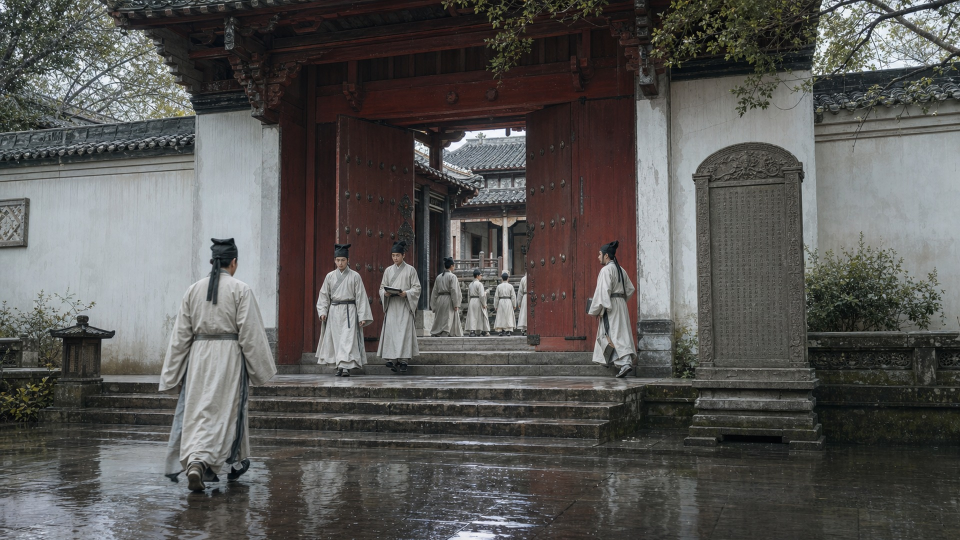
#> input picture assets/bg_academy.jpg, 1920 x 1080 px (shown at 1/2 size)
$ python -i build_portraits.py   (imports and definitions only)
#> lines starting #> are read from the running program, lines starting #| are printed output that depends on the picture; after the words box and inside, x2 and y2 are one past the last pixel; in counts of white or black regions, pixels touching at a corner belong together
#> further down, picture is the input picture: PIL image 1920x1080 RGB; mean R, G, B 87.7, 86.7, 84.6
#!/usr/bin/env python3
# -*- coding: utf-8 -*-
"""立绘构建：产出 assets/portraits/<人物 id>.png（512×640，与 Codex 立绘同规格）。

两类产物，全部以 data/characters.json 为准：
  1. painted（portrait_status=painted）：从 Codex / main 旧油画按人物逐张修瑕后落地——
     去日文招牌字、阿那紫皮改古铜并做厚涂化、净海换掉樱花和式寺檐、市舶小吏压掉明式补子、
     施那帏蓝天改暮色等，处理逐条写在 PAINTED 表里，可复现。
  2. ink_card（旧名 placeholder）：在油画到位前，生成一套同规格「绢本墨影」兜底卡——减笔泼墨（梁楷一路）：人物立在暖光旧绢前，
     焦墨发冠、淡墨加赭石的中间调面（朝向侧受暖侧光、背光侧沉下）、几笔焦墨眉眼，身形三层墨（湿墨底、侧锋大笔、
     焦墨外廓），下缘淡墨山水 / 海浪入雾。游戏用无字版（不烤姓名题签与阵营印，名牌由界面给）；
     带题签版只在 --titled DIR 时另出。部件与墨法见 tools/art/portrait_svg/
     （figures 骨架、heads 冠帽须发、props 持物、scenes 背景、inkbrush 墨法底层、inkcard 合成、cast.json 选角）。

用法（仓库根）：
  python3 tools/art/build_portraits.py                  # 全部
  python3 tools/art/build_portraits.py --only veteran,pilot_ana
  python3 tools/art/build_portraits.py --painted-only | --cards-only
  python3 tools/art/build_portraits.py --sheet /tmp/sheet.jpg   # 另出一张带编号的总览小样
  python3 tools/art/build_portraits.py --cards-only --mix /tmp/mix.jpg   # 人物志网格尺寸混排（104×130）
  python3 tools/art/build_portraits.py --cards-only --titled /tmp/titled  # 另出带题签版（仓库外，单张展示用）
  NK1_INK_S=1 python3 tools/art/build_portraits.py ...          # 1× 快速小样（默认 2× 超采样出成品）
  python3 tools/art/build_portraits.py --roots          # 干跑：只打印 Codex 源图根（在 / 不在），不出图
  python3 tools/art/build_portraits.py --variants [--only lin_hua] [--preview DIR]   # 只出按日期换画的剪影卡（portrait_before 里的 *_ink.png）
依赖：python3 + Pillow + numpy + fontTools。同一 id 同一结果（随机数全部按 id 取种子）。
Codex 源图在仓库外（nk1-codex），默认 ~/tmp/nk1-codex/assets/portraits（按本机 $HOME 展开；lane gd13 去掉写死的 Mac 家目录
绝对路径，Mac 上默认不变），环境变量 NK1_CODEX_PORTRAITS 覆盖；缺源图时跳过该张、保留已有产物。
取不到时明确报错（lane doc8）：环境变量显式设了却指向不存在的目录 → 直接退出；缺省根不在 → 开跑先打一行 WARN
（写明根与该设的变量、将跳过几张 codex: 油画），末行 done 带跳过张数。
"""
import json
import math
import os
import sys

import numpy as np
from PIL import Image, ImageDraw, ImageFilter, ImageFont

HERE = os.path.dirname(os.path.abspath(__file__))
ROOT = os.path.dirname(os.path.dirname(HERE))
sys.path.insert(0, os.path.join(HERE, "portrait_svg"))
import inkbrush  # noqa: E402
import inkcard  # noqa: E402

OUT_DIR = os.path.join(ROOT, "assets", "portraits")
CODEX = os.environ.get("NK1_CODEX_PORTRAITS", os.path.join(os.path.expanduser("~"), "tmp", "nk1-codex", "assets", "portraits"))
MAIN = os.path.join(ROOT, "assets")
FONT_TITLE = os.path.join(ROOT, "assets", "fonts", "MaShanZheng-Regular.ttf")
FONT_BODY = os.path.join(ROOT, "assets", "fonts", "LXGWWenKai-Medium.ttf")
W, H = 512, 640

# 色板（美术规范）
JIAOMO = (13, 11, 9)
MO = (26, 22, 18)
XUANZHI = (233, 220, 192)
JIUJUAN = (205, 184, 143)
NIJIN = (201, 161, 74)
ZHUSHA = (176, 48, 42)
ZHESHI = (138, 90, 43)


# ───────────────────────── numpy 小工具 ─────────────────────────
def f32(im):
    return np.asarray(im.convert("RGB"), dtype=np.float32) / 255.0


def to_img(a):
    return Image.fromarray((np.clip(a, 0, 1) * 255 + 0.5).astype(np.uint8))


def _box1d(a, r, axis):
    if r < 1:
        return a
    pad = [(0, 0)] * a.ndim
    pad[axis] = (r + 1, r)
    c = np.cumsum(np.pad(a, pad, mode="edge"), axis=axis, dtype=np.float64)
    n = a.shape[axis]
    hi = np.take(c, np.arange(2 * r + 1, 2 * r + 1 + n), axis=axis)
    lo = np.take(c, np.arange(0, n), axis=axis)
    return ((hi - lo) / (2 * r + 1)).astype(np.float32)


def box(a, r):
    return _box1d(_box1d(a, r, 0), r, 1)


def gblur(a, sigma):
    """三次盒滤波近似高斯。"""
    if sigma <= 0:
        return a
    r = max(1, int(round(np.sqrt(12 * sigma * sigma / 3 + 1) / 2)))
    out = a
    for _ in range(3):
        out = box(out, r)
    return out


# [6 lines left out: function masked_blur, not called in this run]


def poly_mask(points, size=(W, H), feather=2.0, ss=4):
    w, h = size
    im = Image.new("L", (w * ss, h * ss), 0)
    ImageDraw.Draw(im).polygon([(x * ss, y * ss) for x, y in points], fill=255)
    im = im.resize((w, h), Image.LANCZOS)
    m = np.asarray(im, dtype=np.float32) / 255.0
    return np.clip(gblur(m, feather), 0, 1) if feather > 0 else m


def luma(a):
    return a[..., 0] * 0.2126 + a[..., 1] * 0.7152 + a[..., 2] * 0.0722


def rgb2hsv(a):
    r, g, b = a[..., 0], a[..., 1], a[..., 2]
    mx = a.max(-1)
    mn = a.min(-1)
    d = mx - mn
    h = np.zeros_like(mx)
    nz = d > 1e-6
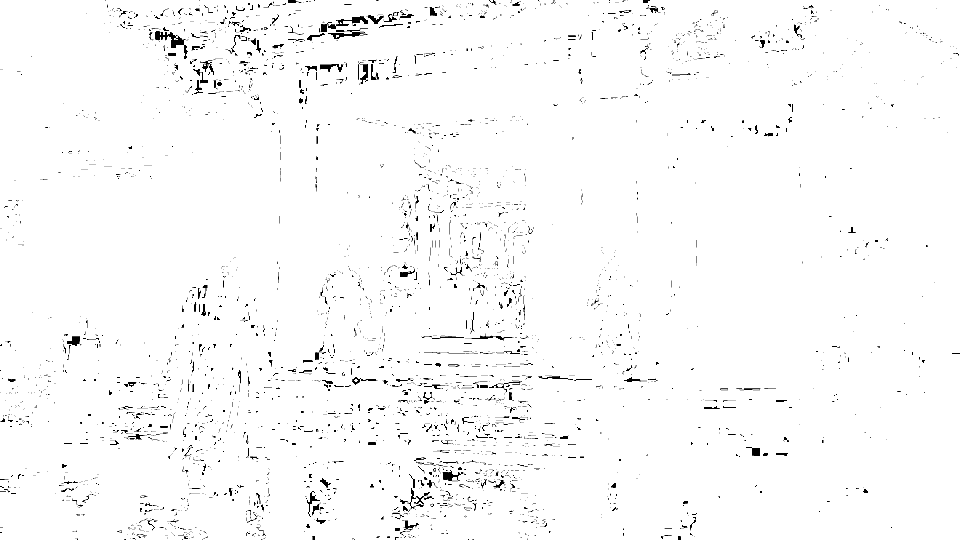
#> nz: shape (1080, 1920) bool (shown at 1/2 size); 98% white; 4137 black regions (3672 under 20 px), largest, box (x1, y1, x2, y2) and area: (310, 62, 376, 118) 992, (642, 32, 736, 64) 894, (656, 56, 736, 78) 558
    rr = nz & (mx == r)
#> rr: shape (1080, 1920) bool; 40.5% white; 2176 white regions (1583 under 20 px), largest, box (x1, y1, x2, y2) and area: (325, 0, 1592, 753) 437309, (332, 726, 1784, 1080) 192465, (1385, 282, 1615, 758) 64902
    gg = nz & (mx == g) & ~rr
#> gg: shape (1080, 1920) bool; 30.9% white; 3550 white regions (2671 under 20 px), largest, box (x1, y1, x2, y2) and area: (1088, 0, 1920, 1080) 328670, (0, 0, 394, 272) 52159, (0, 577, 272, 976) 39637
    bb = nz & ~rr & ~gg
#> bb: shape (1080, 1920) bool; 26.5% white; 1652 white regions (1052 under 20 px), largest, box (x1, y1, x2, y2) and area: (0, 96, 562, 720) 198381, (0, 688, 538, 1080) 63039, (1680, 268, 1920, 576) 40989
    h[rr] = ((g - b)[rr] / d[rr]) % 6
    h[gg] = (b - r)[gg] / d[gg] + 2
    h[bb] = (r - g)[bb] / d[bb] + 4
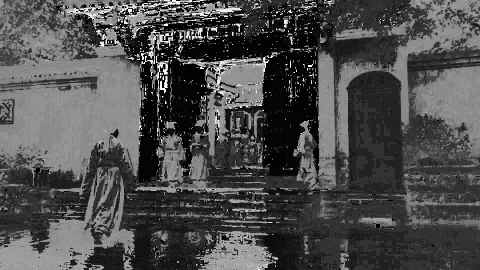
#> h: shape (1080, 1920) float32 (shown at 1/4 size); min 0, max 5.98, mean 1.81; drawn with min black and max white
    h = h * 60.0
    s = np.where(mx > 1e-6, d / np.maximum(mx, 1e-6), 0)
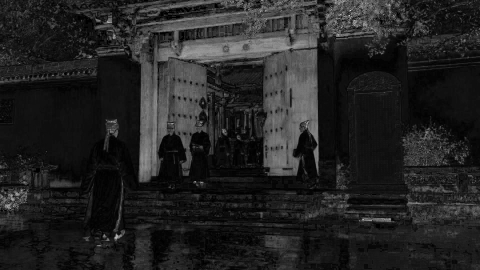
#> s: shape (1080, 1920) float32 (shown at 1/4 size); min 0, max 1, mean 0.139
    return h, s, mx


def grad_map(t, stops):
    """t∈[0,1] → 按 [(pos,(r,g,b)),…] 线性插值的颜色。"""
    pos = np.array([p for p, _ in stops], dtype=np.float32)
    cols = np.array([c for _, c in stops], dtype=np.float32) / 255.0
    out = np.empty(t.shape + (3,), dtype=np.float32)
    for ch in range(3):
        out[..., ch] = np.interp(t, pos, cols[:, ch])
    return out


# [19 lines left out: functions inpaint, add_grain, not called in this run]


def dilate(m, r):
#> called with r = 6
    im = Image.fromarray((np.clip(m, 0, 1) * 255).astype(np.uint8))
#> im: PIL image 1920x1080 L; 1.2% white; 1552 white regions (1284 under 20 px), largest, box (x1, y1, x2, y2) and area: (590, 0, 768, 30) 929, (842, 236, 941, 299) 916, (836, 33, 929, 54) 788
    return np.asarray(im.filter(ImageFilter.MaxFilter(2 * r + 1)), dtype=np.float32) / 255.0
#> returned value: shape (1080, 1920) float32; values 0 (black) and 1 (white), 10.6% white; 133 white regions, largest, box (x1, y1, x2, y2) and area: (246, 0, 1078, 215) 72311, (512, 90, 1144, 440) 57862, (1080, 0, 1359, 183) 16795


def erode(m, r):
#> called with r = 6
    im = Image.fromarray((np.clip(m, 0, 1) * 255).astype(np.uint8))
    return np.asarray(im.filter(ImageFilter.MinFilter(2 * r + 1)), dtype=np.float32) / 255.0
#> returned value: shape (1080, 1920) float32; values 0 (black) and 1 (white), 3.5% white; 287 white regions (191 under 20 px), largest, box (x1, y1, x2, y2) and area: (584, 99, 1074, 396) 24812, (266, 0, 778, 184) 21686, (736, 0, 968, 80) 6235


def kuwahara(img, r):
    """高斯加权的 Kuwahara 平滑：四个偏移窗口中取亮度方差最小者的均值，数码硬线→厚涂色块。"""
    lum = luma(img)
    sig = max(1.0, r * 0.6)
    mean_c = np.stack([gblur(img[..., c], sig) for c in range(3)], -1)
    mean_l = gblur(lum, sig)
    var_l = gblur(lum * lum, sig) - mean_l * mean_l
    means, vars_ = [], []
    for dy, dx in ((-r, -r), (-r, r), (r, -r), (r, r), (0, 0)):
        means.append(np.roll(mean_c, (dy, dx), axis=(0, 1)))
        vars_.append(np.roll(var_l, (dy, dx), axis=(0, 1)))
    wts = np.stack([1.0 / (v + 1e-4) ** 2 for v in vars_], 0)
    wts /= wts.sum(0, keepdims=True)
    out = np.zeros_like(img)
    for i in range(len(means)):
        out += means[i] * wts[i][..., None]
    return out


def warm_grade(img, lift=0.0, warmth=0.04, gamma=1.0):
    out = np.clip(img, 0, 1) ** gamma
    out = out * (1 - lift) + lift
    out[..., 0] *= 1 + warmth
    out[..., 2] *= 1 - warmth * 1.2
    return np.clip(out, 0, 1)


def fit_4x5(im, box_):
    return im.crop(box_).resize((W, H), Image.LANCZOS)


# [55 lines left out: functions matte, fix_merchant_lin, not called in this run]


def fix_pilot_ana(src):
    """sprite_ana：AI 把「紫黑」画成紫色。按亮度重映射到日晒古铜渐变（不再做色相旋转，避免青绿斑），
    再做 Kuwahara 厚涂化并套暖调，贴近 Codex 立绘的油画笔触；去画框、4:5 以人物为中心裁切。"""
    a = f32(src)
    h, s, v = rgb2hsv(a)
    skin = ((h >= 262) & (h <= 350) & (s > 0.10) & (v > 0.03)).astype(np.float32)
    # 闭运算填水珠高光与青色油光，再去掉衣服上零星的紫点
    skin = erode(dilate(skin, 6), 6)
    skin = dilate(erode(skin, 2), 2)
    # 皮肤邻域内低饱和的青绿/灰紫高光也并入
    near = dilate(skin, 4)
    cool = (near > 0.5) & (((h >= 60) & (h <= 262)) | (s < 0.12))
#> cool: shape (1080, 1920) bool; 2% white; 409 white regions (269 under 20 px), largest, box (x1, y1, x2, y2) and area: (468, 11, 701, 113) 4416, (264, 23, 453, 98) 4185, (748, 240, 1058, 329) 3139
    skin = np.maximum(skin, cool.astype(np.float32) * (luma(a) > 0.10))
#> skin: shape (1080, 1920) float32; values 0 (black) and 1 (white), 3.5% white; 272 white regions (181 under 20 px), largest, box (x1, y1, x2, y2) and area: (470, 0, 779, 163) 13573, (749, 228, 1072, 391) 12809, (264, 23, 453, 97) 6538
    skin = np.clip(gblur(skin, 1.5), 0, 1)
#> the loop in gblur, `for _ in range(3):` made 3 passes
#> pass 1, in _box1d, `c = np.cumsum(np.pad(a, pad, mode="edge"), axis=axis, dtype=np.float64)`:
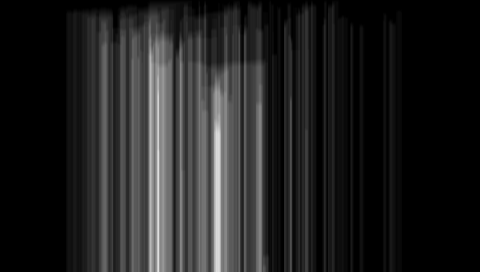
#> c: shape (1085, 1920) float64 (shown at 1/4 size); min 0, max 241, mean 33.1
#> after the loop in gblur, `for _ in range(3):`:
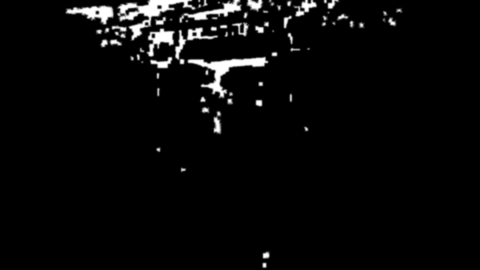
#> out: shape (1080, 1920) float32 (shown at 1/4 size); min 0, max 1, mean 0.0353
    # 红缠头暗部有品红像素，排除
    band = poly_mask([(385, 200), (395, 120), (440, 80), (470, 70), (560, 72), (620, 100), (630, 150),
                      (640, 210), (665, 320), (665, 400), (618, 400), (616, 300), (612, 230), (590, 180),
                      (560, 162), (488, 150), (424, 163), (402, 200)], size=(a.shape[1], a.shape[0]), feather=1.5)
#> the loop in gblur (call 2), `for _ in range(3):` made 3 passes
#> pass 1, in _box1d (call 8), `c = np.cumsum(np.pad(a, pad, mode="edge"), axis=axis, dtype=np.float64)`:
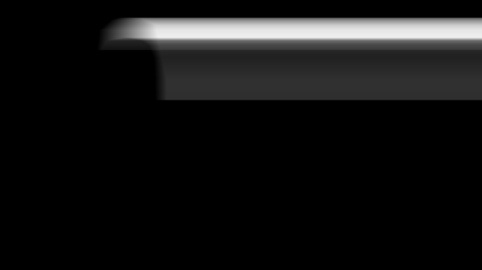
#> c: shape (1080, 1925) float64 (shown at 1/4 size); min 0, max 238.1, mean 19.4
    skin = skin * (1 - band)
    t = np.clip(v * 0.62 + a.mean(-1) * 0.38, 0, 1)
    t = np.clip((t - 0.02) / 0.80, 0, 1) ** 0.95
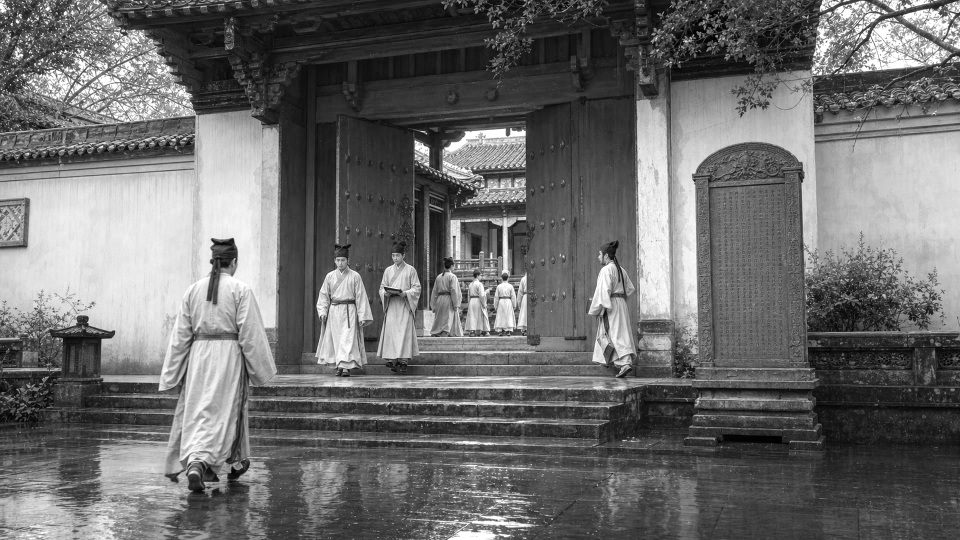
#> t: shape (1080, 1920) float32 (shown at 1/2 size); min 0, max 1, mean 0.426
    bronze = grad_map(t, [(0.00, (16, 9, 6)), (0.14, (42, 25, 15)), (0.30, (78, 47, 28)),
                          (0.48, (116, 75, 44)), (0.66, (156, 106, 66)), (0.84, (198, 150, 104)),
                          (1.00, (236, 212, 180))])
    a = a * (1 - skin[..., None]) + bronze * skin[..., None]
    a = kuwahara(a, 2)
#> after the loop in kuwahara, `for dy, dx in ((-r, -r), (-r, r), (r, -r), (r, r), (0, 0)):`: means = 5 items
#> the loop in kuwahara, `for i in range(len(means)):` made 5 passes
    a = warm_grade(a, lift=0.012, warmth=0.035, gamma=1.03)
    im = to_img(a)
    return fit_4x5(im, (146, 14, 146 + 797, 14 + 996))


def fix_chen_servant(src):
    """sprite_servant：去木画框（内缘 x≈40、y≈40、下缘 y≈976），4:5 以跪姿人物为中心裁切。"""
    return fit_4x5(src, (56, 44, 56 + 744, 44 + 930))


MONK_FIG = [(0, 640), (0, 478), (6, 462), (12, 446), (18, 430), (24, 410), (30, 392), (38, 372), (44, 356),
            (50, 340), (56, 326), (64, 312), (76, 300), (92, 290), (112, 281), (132, 274), (156, 267), (176, 261),
            (196, 254), (209, 250), (209, 227), (207, 207), (209, 187), (207, 170), (207, 153), (209, 137),
            (211, 120), (216, 103), (219, 87), (226, 73), (239, 57), (256, 47), (277, 38), (300, 35), (323, 38),
            (343, 50), (360, 67), (370, 83), (373, 103), (372, 120), (371, 137), (378, 142), (382, 160),
            (378, 180), (371, 194), (356, 206), (346, 210), (342, 222), (350, 238), (360, 254), (372, 266),
            (386, 272), (400, 280), (416, 290), (432, 300), (446, 310), (460, 319), (474, 330), (488, 346),
            (500, 362), (508, 376), (512, 384), (512, 640)]


# [124 lines left out: functions fix_monk_jinghai, fix_customs_official, fix_customs_collar, not called in this run]


def sstep_np(e0, e1, x):
    t = np.clip((np.asarray(x, np.float32) - e0) / (e1 - e0), 0.0, 1.0)
    return t * t * (3 - 2 * t)


def fix_customs_official_v2(src):
    return paint_unify(fix_customs_collar(fix_customs_official(src)))


# [17 lines left out: function paint_unify, not called in this run]


def fix_monk_jinghai_v2(src):
    return paint_unify(fix_monk_jinghai(src))


def fix_ana_tongxiang_v2(src):
    return paint_unify(fix_ana_tongxiang(src))


def fix_zhou_suanchou(src):
    return paint_unify(src.resize((W, H), Image.LANCZOS) if src.size != (W, H) else src)


SHI_FIG = [(128, 640), (133, 610), (139, 580), (146, 550), (153, 520), (157, 490), (160, 465), (163, 440),
           (168, 420), (176, 405), (188, 395), (206, 385), (221, 375), (225, 360), (226, 330), (225, 300),
           (222, 280), (217, 265), (213, 252), (211, 234), (209, 212), (205, 196), (195, 180), (191, 162),
           (190, 144), (191, 126), (197, 112), (206, 98), (216, 89), (231, 84), (249, 80), (259, 76), (270, 71),
           (288, 69), (306, 71), (324, 76), (341, 84), (356, 94), (370, 109), (384, 126), (395, 144), (402, 162),
           (406, 180), (406, 196), (403, 206), (400, 214), (397, 223), (390, 233), (373, 247), (372, 260),
           (373, 273), (380, 283), (383, 293), (385, 307), (385, 320), (390, 327), (400, 333), (410, 343),
           (423, 353), (437, 360), (453, 367), (470, 377), (483, 387), (497, 400), (510, 413), (512, 414),
           (512, 640)]


# [138 lines left out: functions fix_shi_naowei, _shift_fill, _line_mask, fix_wu_zhen, fix_ana_tongxiang, fix_pu_steward, not called in this run]


# id → (源图, 处理函数)。源图 codex: 走 CODEX 目录，main: 走仓库 assets/
PAINTED = {
    "chen_wenlong": ("codex:portrait_chen_wenlong.png", None),
    "merchant_lin": ("codex:portrait_mingzhou_merchant.png", fix_merchant_lin),
    "pilot_ana": ("main:sprite_ana.png", fix_pilot_ana),
    "monk_jinghai": ("codex:portrait_old_monk.png", fix_monk_jinghai_v2),
    "customs_official": ("codex:portrait_customs_official.png", fix_customs_official_v2),
    "xinghua_messenger": ("codex:portrait_linan_passerby.png", None),
    "lin_hua": ("codex:portrait_patrol_soldier.png", None),
    "huang_quan": ("codex:portrait_jiaozhi_temple_keeper.png", None),
    "veteran_son": ("codex:portrait_tavern_guest.png", None),
    "chen_servant": ("main:sprite_servant.png", fix_chen_servant),
    "cai_qixing": ("codex:portrait_broken_eyebrow.png", None),
    "chen_laodao": ("codex:portrait_jiaozhi_old_merchant.png", None),
    "he_wenzhou": ("codex:portrait_one_finger_sailor.png", None),
    "shi_naowei": ("codex:portrait_abbas.png", fix_shi_naowei),
    "zhou_suanchou": ("codex:portrait_inn_scholar.png", fix_zhou_suanchou),
    "huang_zhangfang": ("codex:portrait_innkeeper.png", None),
    "ye_shibo": ("codex:portrait_jeju_official.png", None),
    "wen_tianxiang": ("codex:portrait_jia_disciple.png", None),
    # 第 1 轮返工：酒馆首屏职事与蕃坊人物改用 Codex 未用油画（形貌对得上的才用）
    "wu_zhen": ("codex:portrait_penghu_fisherman.png", fix_wu_zhen),
    "ana_tongxiang": ("codex:portrait_ryukyu_pilot.png", fix_ana_tongxiang_v2),
    "pu_steward": ("codex:portrait_persian_tavernkeeper.png", fix_pu_steward),
}


def src_path(spec):
    kind, name = spec.split(":", 1)
    return os.path.join(CODEX if kind == "codex" else MAIN, name)


# [87 lines left out: functions build_painted, _noise, seal_image, not called in this run]


_CMAP = {}
_FONT_SRC = os.path.expanduser("~/tmp/nk1-art-work/fonts_src")


# [18 lines left out: functions _has, glyph_font, not called in this run]


def vertical_title(t):
    """竖排身份：括号与间隔号换成竖排可读的「・」。"""
    return t.replace("（", "・").replace("）", "").replace("·", "・")


SEAL_TEXT = {"yuhu_chen": "陈氏", "song_court": "宋廷", "quanxing": "权幸", "mongol_yuan": "蒙元",
             "fanfang": "蕃坊", "quanzhou_merchants": "海商", "seafarers": "海上", "temple": "寺院",
             "local_officials": "吏员", "townsfolk": "市井", "foreign": "异国"}


def card_seed(cid):
    return sum(ord(ch) * (i + 1) for i, ch in enumerate(cid)) % 100000


def name_px(name):
    return {1: 74, 2: 74, 3: 72, 4: 62, 5: 54}.get(len(name), 46)


# 题签位置：姓名列与身份小字都在 x≥412，人物志/名册的 34px 小头像（CharacterArt.HEAD_REGION = 104..408）
# 裁不到字
X_NAME, X_ID, ID_PX, Y0 = 472, 424, 20, 42


# [55 lines left out: functions title_layout, build_card, not called in this run]


# ───────────────────────── silhouette：逆光剪影卡（第 2 轮返工起的默认占位） ─────────────────────────
# 第 2 轮美术 B1：墨影卡「给了脸，但画得粗」，木偶脸与油画混排跳脱；而「未识」压暗后反倒协调——暗剪影本身不违和。
# 于是占位改成逆光剪影：人形只留焦墨剪影（不画五官），外缘一道泥金轮廓光（α≈0.5，像油画里的侧逆光），
# 背景是此人籍贯港的油画高斯模糊、压暖（色相约 35°），保住油画的明度结构；右下角钤一方「待绘」。
# 人形轮廓仍取墨影卡同一套选角（cast.json → figures.py 骨架、heads 冠帽、props 持物），与将来重绘的构图一致。
# 按 origin 关键词取底图（先匹配先得），取不到按阵营兜底；同一张底图按 id 取不同的取景，不雷同。
ORIGIN_BG = [
    ("蕃坊", "cutscene/cs_quanzhou_fanfang.jpg"), ("大食", "cutscene/cs_quanzhou_fanfang.jpg"),
    ("泉州", "bg_quanzhou_harbor.jpg"),
    ("兴化海口", "cutscene/cs_xinghua_seawall.jpg"),
    ("玉湖", "bg_xinghua_study.jpg"), ("莆田", "bg_xinghua_study.jpg"),
    ("兴化", "bg_xinghua_harbor.jpg"),
    ("福州", "cutscene/cs_taijiang_dawn.jpg"), ("漳州", "bg_zhangzhou.jpg"), ("温州", "bg_wenzhou.jpg"),
    ("博多", "bg_hakata.jpg"), ("镰仓", "bg_hakata.jpg"), ("日本", "bg_hakata.jpg"),
    ("耽罗", "cutscene/cs_jeju_north.jpg"), ("高丽", "bg_jeju.jpg"),
    ("蒙古", "cutscene/cs_north_mongol.jpg"), ("真定", "cutscene/cs_north_mongol.jpg"),
    ("临安", "bg_linan.jpg"), ("绍兴", "bg_linan.jpg"), ("台州", "bg_linan.jpg"), ("镇江", "bg_linan.jpg"),
    ("楚州", "cutscene/cs_fleet_armored.jpg"), ("涿州", "cutscene/cs_fleet_armored.jpg"),
    ("安丰", "cutscene/cs_citywall_sunset.jpg"), ("潭州", "cutscene/cs_citywall_sunset.jpg"),
    ("相州", "bg_end_temple.jpg"), ("端平", "bg_xinghua_wine_shed.jpg"),
]
FACTION_BG = {
    "temple": "bg_temple_library.jpg", "song_court": "bg_palace_exam.jpg", "quanxing": "bg_linan.jpg",
    "mongol_yuan": "cutscene/cs_north_mongol.jpg", "local_officials": "bg_quanzhou_office.jpg",
    "yuhu_chen": "bg_xinghua_study.jpg", "townsfolk": "bg_xinghua_harbor.jpg", "seafarers": "bg_reef_bay.jpg",
    "quanzhou_merchants": "bg_quanzhou_harbor.jpg", "fanfang": "cutscene/cs_quanzhou_fanfang.jpg",
    "foreign": "bg_hakata.jpg",
}
# 阵营先于籍贯的：寺院（泉州 / 博多的僧人都进经阁）、州郡吏员（衙署）
FACTION_FIRST = ("temple", "local_officials")
DAIHUI_SEAL = os.path.join(ROOT, "assets", "ui", "nk1", "seal_daihui_zhu.png")
SIL_INK = np.array((0.098, 0.082, 0.066), np.float32)     # 焦墨剪影 v≈0.1，略暖
RIM_GOLD = np.array((0.96, 0.80, 0.47), np.float32)       # 泥金轮廓光（亮一档，压在剪影上才读得出是光）


# [130 lines left out: functions silhouette_bg_path, _shift, silhouette_background, _fill_holes, build_silhouette, not called in this run]


# ───────────────────────── 主流程 ─────────────────────────
def load_chars():
    with open(os.path.join(ROOT, "data", "characters.json"), encoding="utf-8") as f:
        return json.load(f)["characters"]


def load_cast():
    with open(os.path.join(HERE, "portrait_svg", "cast.json"), encoding="utf-8") as f:
        return json.load(f)


# [16 lines left out: function contact_sheet, not called in this run]


HEAD_REGION = (104, 40, 304, 304)          # 与 scripts/ui/CharacterArt.gd 一致
CELL = (104, 130)                          # scripts/ui/CharacterCodex.gd CELL_PIC


# [189 lines left out: functions mix_sheet, metrics, main, not called in this run]


# [2 lines not run here, left out]

>>> from PIL import Image
>>> picture = Image.open('../../assets/bg_academy.jpg')
>>> result = fix_pilot_ana(picture)
